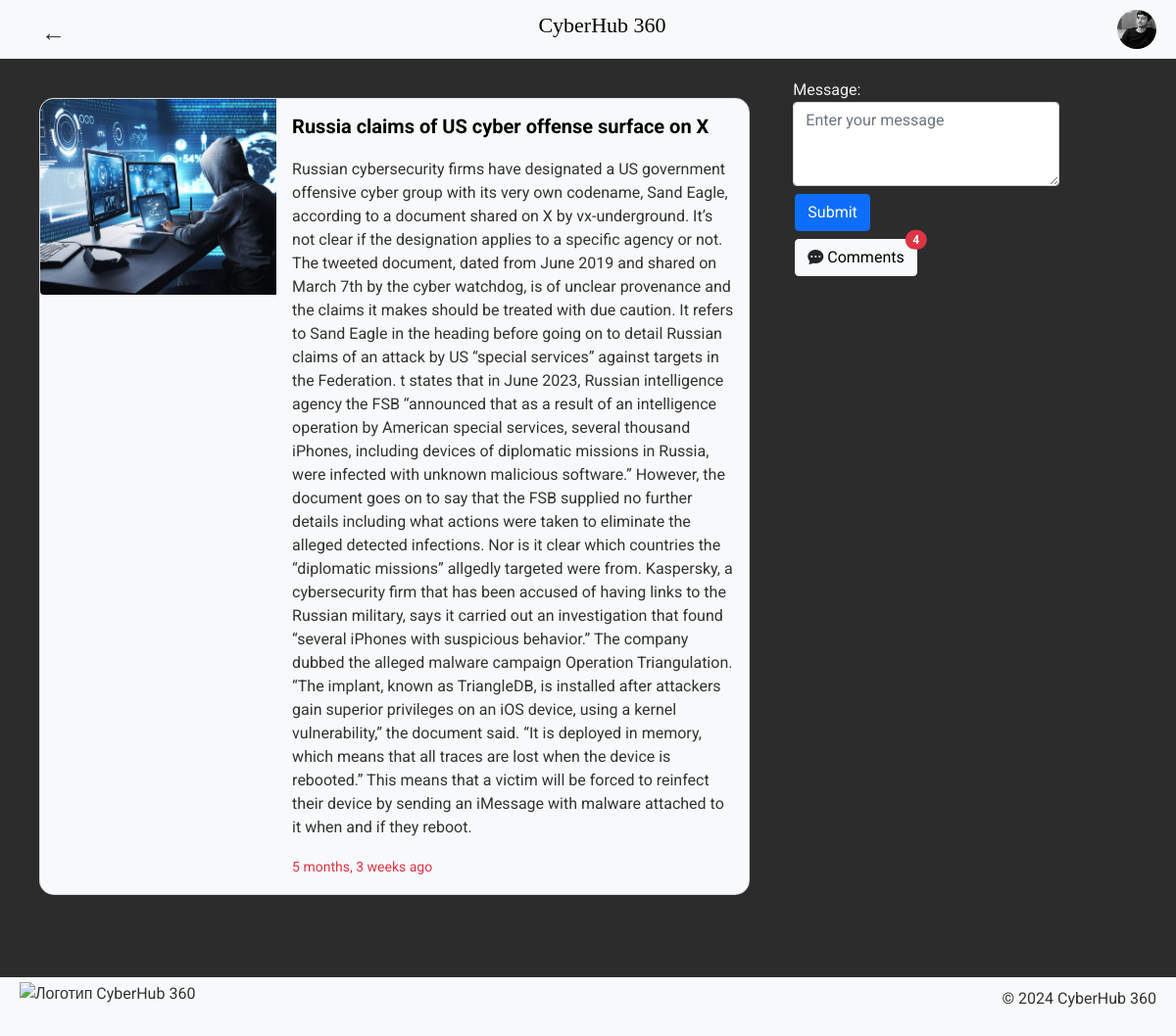
Screenshot of /news/news/detail/8/ (signed in) with the database file from the repository.
### users/models.py (models this page shows)
class User(AbstractUser):
    image = models.ImageField(upload_to='users_images', null=True, blank=True)

### news/models.py (models this page shows, shortened)
class News(models.Model):
    title = models.CharField(max_length=256)
    content = models.TextField()
    pub_date = models.DateTimeField('date published')
    image = models.ImageField(upload_to='news_images')
    class Meta:
        verbose_name = 'news'
        verbose_name_plural = 'news'

### news/views.py (the view)
# urls.py: path('news/detail/<int:pk>/', views.news_detail, name='news_detail')
def news_detail(request, pk):
    news = get_object_or_404(News, pk=pk)
    comments = Comment.objects.filter(news=news)
    if request.method == "POST":
        if request.user.is_authenticated:  # Проверьте, авторизован ли пользователь
            form = CommentForm(request.POST)
            if form.is_valid():
                comment = form.save(commit=False)
                comment.news = news
                comment.user = request.user  # Установите пользователя на текущего авторизованного пользователя
                comment.save()
                return redirect('news:news_detail', pk=news.id)
        else:
            return redirect('users:login')  # Перенаправьте на страницу входа, если пользователь не авторизован
    else:
        form = CommentForm()
    return render(request, 'news/detail.html', {'news': news, 'form': form, 'comments': comments})

### news/forms.py
class CommentForm(forms.ModelForm):
    class Meta:
        model = Comment
        fields = ['message']  # Удалите 'user' из полей
        widgets = {
            'message': forms.Textarea(
                attrs={'class': 'form-control', "rows": 3, "cols": 80, "placeholder": "Enter your message"})
        }

### news/templates/news/detail.html (shortened to what this page needs)
{% extends 'users/base.html' %}
{% block content %}
    <div class="row mb-5">
    <div class="col-11 col-sm-11 col-md-11 col-lg-8 col-xl-8 col-xxl-8">
        <div class="card mb-3 text-dark" style="max-width: 1200px;width:fit-content; box-shadow:none;">
            <div class="row g-0">
                <div class="col-md-4">
                    <img src="{{ news.image.url }}" class="img-fluid rounded-start" alt="...">
                </div>
                <div class="col-md-8">
                    <div class="card-body" >
                        <h5 class="card-title" style="width: fit-content">{{ news.title }}</h5>
                        <p class="card-text" style="display: block;">{{ news.content }}</p>
                         <p class="card-text"><small class="text-danger">{{ news.pub_date | timesince }} ago</small></p>
                    </div>
                </div>
            </div>
        </div>
        </div>
        <div class="d-none d-sm-none d-md-none d-lg-inline d-xl-inline d-xxl-inline  col-lg-3 col-xl-3 col-xxl-3 ">
            <div class="button-container">
                <form action="{% url 'news:news_detail' news.id %}" method="POST">
                    {{ form }}
                    <button type="submit" class="btn btn-primary mt-2">Submit</button>
                </form>
                <p>
                    <button class="btn btn-light position-relative" type="button" data-bs-toggle="collapse"
                            data-bs-target="#collapseExample" aria-expanded="false" aria-controls="collapseExample">
                        <i class="bi bi-chat-dots-fill text-dark"></i> Comments
                        <span class="position-absolute top-0 start-100 translate-middle badge rounded-pill bg-danger">
                            {{ comments.count }}
                        </span>
                    </button>
                </p>
            </div>
        </div>
    </div>
{% endblock %}

### users/templates/users/base.html (shortened to what this page needs)
{% load static %}
<!DOCTYPE html>
<html lang="ru">
<head>
    <link href="https://cdn.jsdelivr.net/npm/bootstrap-icons@1.7.2/font/bootstrap-icons.css" rel="stylesheet">
    <link rel="stylesheet" href="https://cdn.jsdelivr.net/npm/bootstrap-icons@1.11.3/font/bootstrap-icons.min.css">
    <link href="https://cdn.jsdelivr.net/npm/bootstrap@5.0.2/dist/css/bootstrap.min.css" rel="stylesheet"
>
    <link rel="stylesheet" href="https://cdn.jsdelivr.net/npm/bootstrap-icons@1.11.3/font/bootstrap-icons.min.css">
    <link rel="stylesheet" href="{% static 'styles.css' %}">
</head>
<body>
    <header>
        <nav>
            <button class="menu-button" onclick="window.history.back()" aria-label="Назад">
                <span>←</span>
            </button>
            <h1 class="site-title">CyberHub 360</h1>
            {% if user.is_authenticated %}
    <div class="user-info">
        <a href="{% url 'users:profile' %}">
            {% if user.image %}
                <img src="{{ user.image.url }}" alt="User Avatar" width="30" height="30">
            {% else %}
                    <img src="{% static 'images/avatar.png' %}" alt="User Avatar" width="30" height="30">
            {% endif %}
        </a>
    </div>
{% else %}
    <button class="login-button" onclick="window.location.href='{% url 'users:login' %}';" aria-label="Вход">
        <i class="bi bi-person-circle" style="font-size: 20px;"></i>
    </button>
{% endif %}
        </nav>
    </header>
    <main>
        {% block content %}{% endblock %}
    </main>
    <footer>
        <img src="logo.png" alt="Логотип CyberHub 360">
        <p>© 2024 CyberHub 360</p>
    </footer>
</body>
</html>

### static/styles.css (style rules this page uses)
* { margin: 0; padding: 0; box-sizing: border-box; font-family: 'Roboto', sans-serif; }
body { background-color: #1a1a1a; color: #f2f2f2; }
nav { height: 60px; background-color: #F8F9FA; color: #333; display: flex; justify-content: space-between; padding: 20px; align-items: center; box-shadow: 0 2px 4px rgba(0, 0, 0, 0.1); }
button { background-color: #F8F9FA; color: #333; border: none; padding: 10px 20px; text-align: center; text-decoration: none; display: inline-block; font-size: 16px; margin: 4px 2px; cursor: pointer; transition: background-color 0.3s ease-in-out; }
.menu-button { height: 50px; font-size: 25px; background: #F8F9FA; border: none; cursor: pointer; color: #333; transition: 0.3s; vertical-align: middle; }
nav h1 { flex: 0 0 200px; text-align: center; font-family: 'NewBaskervilleCTT'; font-size: 22px; color: black; }
.user-info img { width: 40px; height: 40px; border-radius: 50%; object-fit: cover; background-color: #F8F9FA; color: #333; transition: 0.3s; vertical-align: middle; }
main { padding: 20px; background-color: #F8F9FA; padding-bottom: 80px; background-color: #2c2c2c; min-height: calc(100vh - 60px); animation: fadeIn 2s; }
footer { height: 60px; background-color: #F8F9FA; color: #333; text-align: center; padding: 20px; left: 0; bottom: 0; width: 100%; display: flex; justify-content: space-between; align-items: center; }
footer img { height: 50px; width: auto; }
.card { width: 300px; min-height: 400px; overflow: auto; box-shadow: 22px 22px 6px 0px rgba(0,0,0,0.3); border-radius: 15px; display: flex; flex-direction: column; background: #F8F9FA; transition: transform .5s; margin: 20px; justify-content: space-between; }
.card img { width: 100%; height: 200px; object-fit: cover; }
.card-title { margin: 0; font-size: 20px; font-weight: bold; color: black; padding-bottom: 20px; }
.card-text { font-size: 16px; color: #333; overflow: hidden; text-overflow: ellipsis; display: -webkit-box; -webkit-line-clamp: 3; -webkit-box-orient: vertical; }

### rows the page displays
User: image (picture)
News: image (picture), title "Russia claims of US cyber offense surface on X", content "Russian cybersecurity firms have designated a US government offensive cyber group with its very own codename, Sand Eagle, according to a document shared on X by vx-underground. It’s not clear if the designation applies to a specific agency or not. The tweeted document, dated from June 2019 and shared on March 7th by the cyber watchdog, is of unclear provenance and the claims it makes should be treated with due caution. It refers to Sand Eagle in the heading before going on to detail Russian claims of an attack by US “special services” against targets in the Federation. t states that in June 2023, Russian intelligence agency the FSB “announced that as a result of an intelligence operation by…", pub_date "5 months, 3 weeks"

### other values shown
{{ comments.count }} "4"
